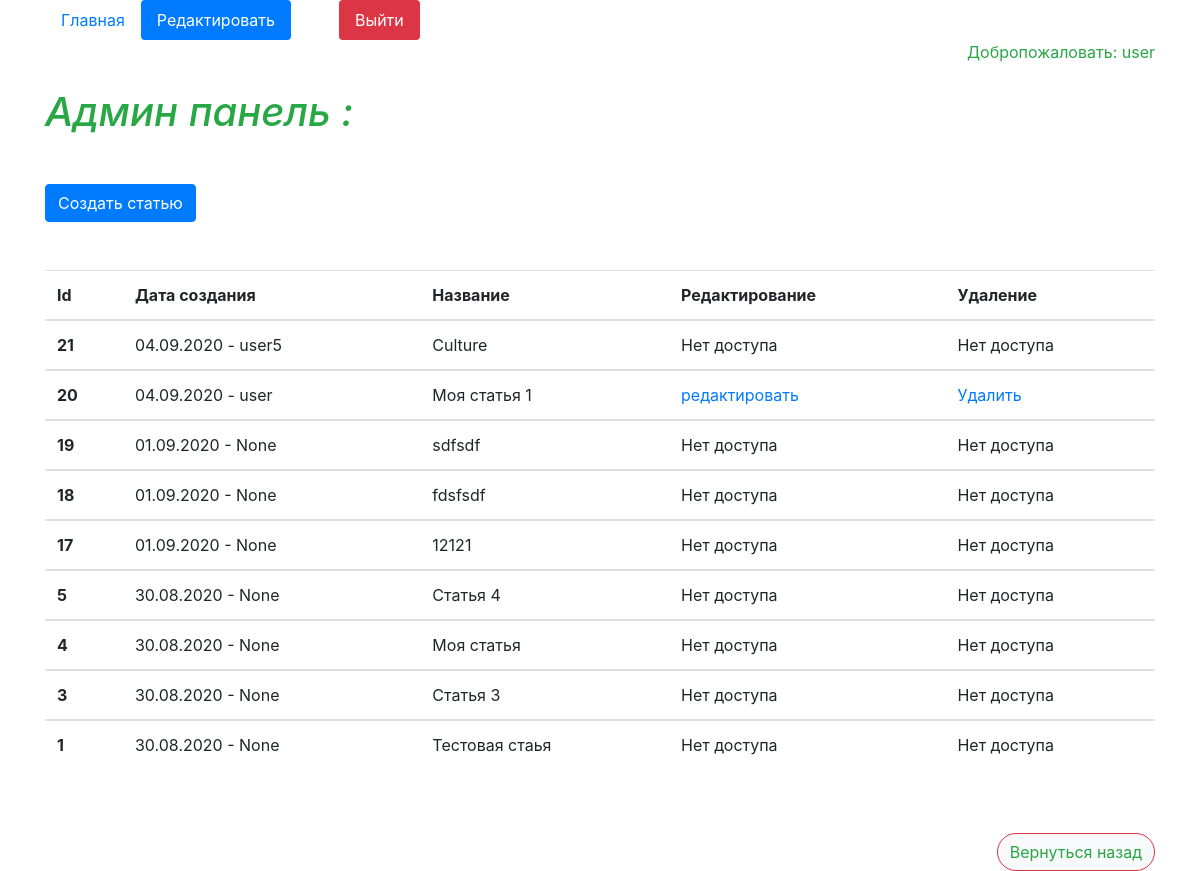
Page /edit-page (signed in) on the earlier database version.
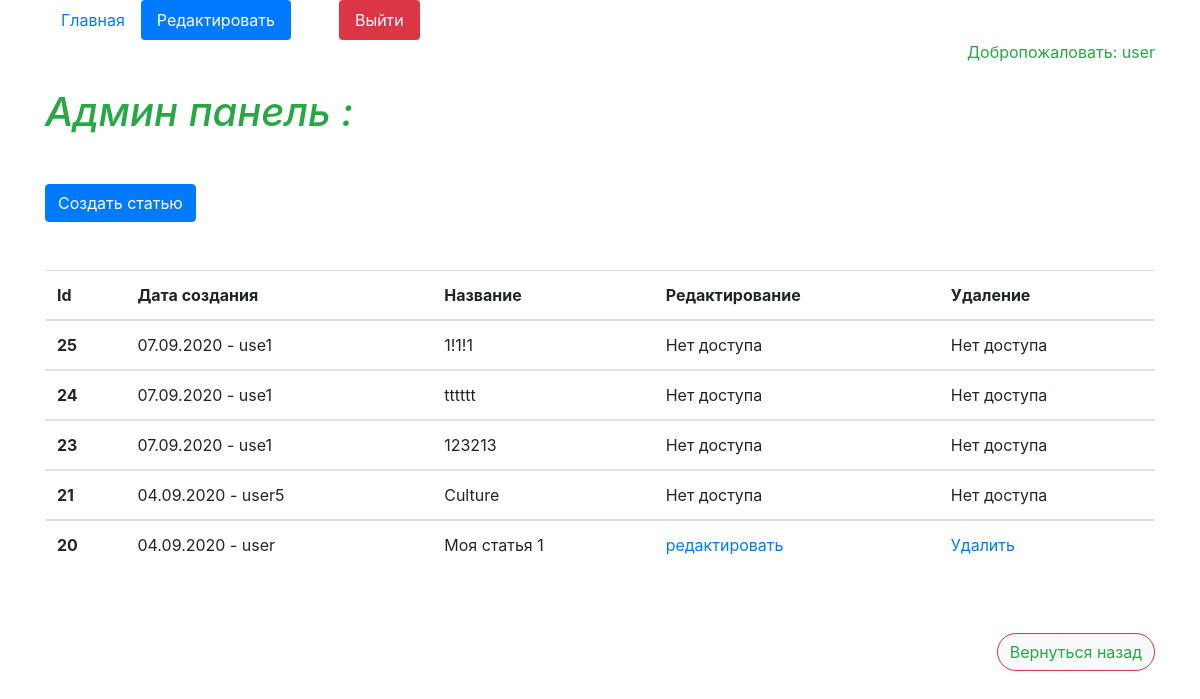
Same page on the later database version.
### polls/models.py (models this page shows, shortened)
class Article(models.Model):
    author = models.ForeignKey(User, on_delete = models.CASCADE, verbose_name="Владелец статьи", blank=True, null = True )
    title = models.CharField(max_length=15, verbose_name="Названия статьи")
    content = models.TextField(verbose_name="Описание статьи")
    is_published = models.BooleanField(default=True, verbose_name="Опубликована?")
    data_published = models.DateTimeField(auto_now_add=True, verbose_name="Дата публикации")
    class Meta():
        verbose_name = "Стаья"
        verbose_name_plural = "Cтатьи"

### polls/views.py (the view, shortened to what this page needs)
# urls.py: path('edit-page', views.ArticleCreateView.as_view(), name='edit_page'),
class ArticleCreateView(LoginRequiredMixin,CustomSuccessMessageMixin,CreateView):
    model = Article
    template_name = 'polls/edit.html'
    form_class = ArticleForm
    success_msg = "Запись создана"
    success_url = reverse_lazy('polls:edit_page')
    def get_context_data(self, **kwargs):
        kwargs ['list_articles'] = Article.objects.all().order_by('-id')
        return super(ArticleCreateView, self).get_context_data(**kwargs)

### templates/polls/edit.html (shortened to what this page needs)
{% include 'base.html' %}
{% block content %}
    <div class="container mt-5">
        <h1 class="mb-5 font-italic text-success">Админ панель : </h1>
        <button type="button" class="btn btn-primary mb-5" data-toggle="modal" data-target="#exampleModal">
            Создать статью
        </button>
        {% if update %}
            <p class="mt-4">Страница редактирования</p>
            <form id="update_data" method="post">
                {% csrf_token %}
                {{ form }}
            </form>
            <button form="update_data" type="submit" class="btn btn-primary mt-4">Обновить</button>
        {% else %}
            <table class="table table-bordered-5">
                <thead>
                <tr>
                    <th scope="col">Id</th>
                    <th scope="col">Дата создания</th>
                    <th scope="col">Название</th>
                    <th scope="col">Редактирование</th>
                    <th scope="col">Удаление</th>
                </tr>
                </thead>
                <tbody>
                {% for item in list_articles %}
                    <tr>
                        <th scope="row">{{ item.id }}</th>
                        <td>{{ item.data_published|date:'d.m.Y' }} - {{ item.author }}</td>
                        <td>{{ item.title }}</td>
                        <td>
                            {% if request.user == item.author %}
                            <a href="{% url 'polls:update_page' item.id %}">редактировать</a>
                            {% else %}
                                Нет доступа
                            {%  endif %}
                        </td>
                        <td>
                            {% if request.user == item.author %}
                            <a href="javascript:void()"  onclick="delete_question{{ item.id }}()">Удалить</a>
                            {% else %}
                                Нет доступа
                            {%  endif %}
                        </td>
                    </tr>
                    </tbody>
                {% endfor %}
            </table>
        {% endif %}
        <button class="btn btn-light float-right mt-5 border-danger rounded-pill"><a class="text-success"
                                                                                     href="{% url 'polls:edit_page' %}">Вернутьcя
            назад</a></button>
    </div>
{% endblock %}

Differences in the rows shown:
removed Article: id "19", data_published "01.09.2020", author "None", title "sdfsdf", shows "Нет доступа"
removed Article: id "18", data_published "01.09.2020", author "None", title "fdsfsdf", shows "Нет доступа"
removed Article: id "17", data_published "01.09.2020", author "None", title "12121", shows "Нет доступа"
removed Article: id "5", data_published "30.08.2020", author "None", title "Статья 4", shows "Нет доступа"
removed Article: id "4", data_published "30.08.2020", author "None", title "Моя статья", shows "Нет доступа"
removed Article: id "3", data_published "30.08.2020", author "None", title "Статья 3", shows "Нет доступа"
removed Article: id "1", data_published "30.08.2020", author "None", title "Тестовая стаья", shows "Нет доступа"
added Article: id "25", data_published "07.09.2020", author "use1", title "1!1!1", shows "Нет доступа"
added Article: id "24", data_published "07.09.2020", author "use1", title "tttttt", shows "Нет доступа"
added Article: id "23", data_published "07.09.2020", author "use1", title "123213", shows "Нет доступа"
